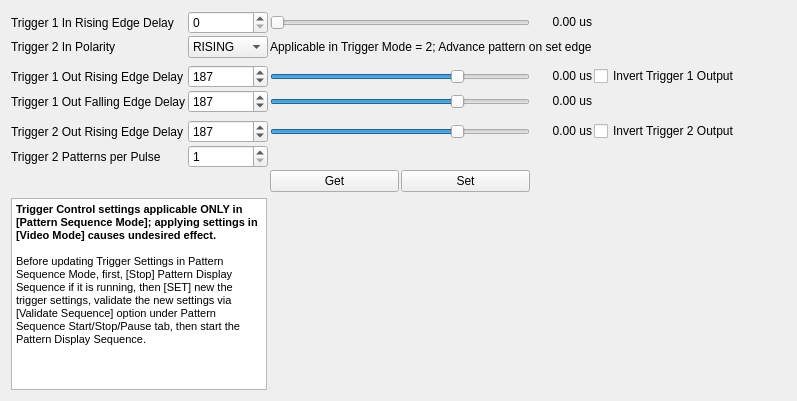
                <widget class="QWidget" name="tab_pat_seq_trig_ctrl">
                 <attribute name="title">
                  <string>Trigger Controls</string>
                 </attribute>
                 <layout class="QFormLayout" name="formLayout_15">
                  <property name="fieldGrowthPolicy">
                   <enum>QFormLayout::AllNonFixedFieldsGrow</enum>
                  </property>
                  <item row="0" column="0">
                   <layout class="QGridLayout" name="gridLayout_21">
                    <property name="spacing">
                     <number>2</number>
                    </property>
                    <item row="4" column="2">
                     <widget class="QSlider" name="horizontalSlider_Trig1OutFDly">
                      <property name="maximum">
                       <number>255</number>
                      </property>
                      <property name="value">
                       <number>187</number>
                      </property>
                      <property name="orientation">
                       <enum>Qt::Horizontal</enum>
                      </property>
                     </widget>
                    </item>
                    <item row="4" column="0">
                     <widget class="QLabel" name="label_TrigOut1FDly">
                      <property name="palette">
                       <palette>
                        <active>
                         <colorrole role="Button">
                          <brush brushstyle="SolidPattern">
                           <color alpha="255">
                            <red>255</red>
                            <green>0</green>
                            <blue>0</blue>
                           </color>
                          </brush>
                         </colorrole>
                         <colorrole role="Base">
                          <brush brushstyle="SolidPattern">
                           <color alpha="255">
                            <red>255</red>
                            <green>255</green>
                            <blue>255</blue>
                           </color>
                          </brush>
                         </colorrole>
                         <colorrole role="Window">
                          <brush brushstyle="SolidPattern">
                           <color alpha="255">
                            <red>255</red>
                            <green>0</green>
                            <blue>0</blue>
                           </color>
                          </brush>
                         </colorrole>
                        </active>
                        <inactive>
                         <colorrole role="Button">
                          <brush brushstyle="SolidPattern">
                           <color alpha="255">
                            <red>236</red>
                            <green>233</green>
                            <blue>216</blue>
                           </color>
                          </brush>
                         </colorrole>
                         <colorrole role="Base">
                          <brush brushstyle="SolidPattern">
                           <color alpha="255">
                            <red>255</red>
                            <green>255</green>
                            <blue>255</blue>
                           </color>
                          </brush>
                         </colorrole>
                         <colorrole role="Window">
                          <brush brushstyle="SolidPattern">
                           <color alpha="255">
                            <red>255</red>
                            <green>0</green>
                            <blue>0</blue>
                           </color>
                          </brush>
                         </colorrole>
                        </inactive>
                        <disabled>
                         <colorrole role="Button">
                          <brush brushstyle="SolidPattern">
                           <color alpha="255">
                            <red>236</red>
                            <green>233</green>
                            <blue>216</blue>
                           </color>
                          </brush>
                         </colorrole>
                         <colorrole role="Base">
                          <brush brushstyle="SolidPattern">
                           <color alpha="255">
                            <red>255</red>
                            <green>0</green>
                            <blue>0</blue>
                           </color>
                          </brush>
                         </colorrole>
                         <colorrole role="Window">
                          <brush brushstyle="SolidPattern">
                           <color alpha="255">
                            <red>255</red>
                            <green>0</green>
                            <blue>0</blue>
                           </color>
                          </brush>
                         </colorrole>
                        </disabled>
                       </palette>
                      </property>
                      <property name="text">
                       <string>Trigger 1 Out Falling Edge Delay</string>
                      </property>
                     </widget>
                    </item>
                    <item row="4" column="3" alignment="Qt::AlignRight">
                     <widget class="QLabel" name="label_Trig1OutFDlyVal">
                      <property name="minimumSize">
                       <size>
                        <width>60</width>
                        <height>0</height>
                       </size>
                      </property>
                      <property name="text">
                       <string>&lt;html&gt;&lt;head/&gt;&lt;body&gt;&lt;p&gt;0.00 us&lt;/p&gt;&lt;/body&gt;&lt;/html&gt;</string>
                      </property>
                      <property name="alignment">
                       <set>Qt::AlignRight|Qt::AlignTrailing|Qt::AlignVCenter</set>
                      </property>
                     </widget>
                    </item>
                    <item row="6" column="3" alignment="Qt::AlignRight">
                     <widget class="QLabel" name="label_Trig2OutRDlyVal">
                      <property name="minimumSize">
                       <size>
                        <width>60</width>
                        <height>0</height>
                       </size>
                      </property>
                      <property name="text">
                       <string>&lt;html&gt;&lt;head/&gt;&lt;body&gt;&lt;p&gt;0.00 us&lt;/p&gt;&lt;/body&gt;&lt;/html&gt;</string>
                      </property>
                      <property name="alignment">
                       <set>Qt::AlignRight|Qt::AlignTrailing|Qt::AlignVCenter</set>
                      </property>
                     </widget>
                    </item>
                    <item row="6" column="4">
                     <widget class="QCheckBox" name="checkBox_InvertTrig2Out">
                      <property name="text">
                       <string>Invert Trigger 2 Output</string>
                      </property>
                     </widget>
                    </item>
                    <item row="7" column="0">
                     <widget class="QLabel" name="label_TrigOut2PulsePerNumPat">
                      <property name="text">
                       <string>Trigger 2 Patterns per Pulse</string>
                      </property>
                     </widget>
                    </item>
                    <item row="8" column="2">
                     <layout class="QHBoxLayout" name="horizontalLayout_5">
                      <item>
                       <widget class="QPushButton" name="pushButton_GetTrigConfig">
                        <property name="text">
                         <string>Get</string>
                        </property>
                       </widget>
                      </item>
                      <item>
                       <widget class="QPushButton" name="pushButton_SetTrigConfig">
                        <property name="text">
                         <string>Set</string>
                        </property>
                       </widget>
                      </item>
                     </layout>
                    </item>
                    <item row="7" column="1">
                     <widget class="QSpinBox" name="spinBox_TrigOut2PulsePerNumPat">
                      <property name="minimum">
                       <number>1</number>
                      </property>
                      <property name="maximum">
                       <number>128</number>
                      </property>
                     </widget>
                    </item>
                    <item row="6" column="0">
                     <widget class="QLabel" name="label_TrigOut2RDly">
                      <property name="palette">
                       <palette>
                        <active>
                         <colorrole role="Button">
                          <brush brushstyle="SolidPattern">
                           <color alpha="255">
                            <red>255</red>
                            <green>0</green>
                            <blue>0</blue>
                           </color>
                          </brush>
                         </colorrole>
                         <colorrole role="Base">
                          <brush brushstyle="SolidPattern">
                           <color alpha="255">
                            <red>255</red>
                            <green>255</green>
                            <blue>255</blue>
                           </color>
                          </brush>
                         </colorrole>
                         <colorrole role="Window">
                          <brush brushstyle="SolidPattern">
                           <color alpha="255">
                            <red>255</red>
                            <green>0</green>
                            <blue>0</blue>
                           </color>
                          </brush>
                         </colorrole>
                        </active>
                        <inactive>
                         <colorrole role="Button">
                          <brush brushstyle="SolidPattern">
                           <color alpha="255">
                            <red>236</red>
                            <green>233</green>
                            <blue>216</blue>
                           </color>
                          </brush>
                         </colorrole>
                         <colorrole role="Base">
                          <brush brushstyle="SolidPattern">
                           <color alpha="255">
                            <red>255</red>
                            <green>255</green>
                            <blue>255</blue>
                           </color>
                          </brush>
                         </colorrole>
                         <colorrole role="Window">
                          <brush brushstyle="SolidPattern">
                           <color alpha="255">
                            <red>255</red>
                            <green>0</green>
                            <blue>0</blue>
                           </color>
                          </brush>
                         </colorrole>
                        </inactive>
                        <disabled>
                         <colorrole role="Button">
                          <brush brushstyle="SolidPattern">
                           <color alpha="255">
                            <red>236</red>
                            <green>233</green>
                            <blue>216</blue>
                           </color>
                          </brush>
                         </colorrole>
                         <colorrole role="Base">
                          <brush brushstyle="SolidPattern">
                           <color alpha="255">
                            <red>255</red>
                            <green>0</green>
                            <blue>0</blue>
                           </color>
                          </brush>
                         </colorrole>
                         <colorrole role="Window">
                          <brush brushstyle="SolidPattern">
                           <color alpha="255">
                            <red>255</red>
                            <green>0</green>
                            <blue>0</blue>
                           </color>
                          </brush>
                         </colorrole>
                        </disabled>
                       </palette>
                      </property>
                      <property name="text">
                       <string>Trigger 2 Out Rising Edge Delay</string>
                      </property>
                     </widget>
                    </item>
                    <item row="4" column="1">
                     <widget class="QSpinBox" name="spinBox_Trig1OutFDly">
                      <property name="maximum">
                       <number>213</number>
                      </property>
                      <property name="value">
                       <number>187</number>
                      </property>
                     </widget>
                    </item>
                    <item row="5" column="0">
                     <spacer name="verticalSpacer_26">
                      <property name="orientation">
                       <enum>Qt::Vertical</enum>
                      </property>
                      <property name="sizeType">
                       <enum>QSizePolicy::Minimum</enum>
                      </property>
                      <property name="sizeHint" stdset="0">
                       <size>
                        <width>20</width>
                        <height>5</height>
                       </size>
                      </property>
                     </spacer>
                    </item>
                    <item row="6" column="1">
                     <widget class="QSpinBox" name="spinBox_Trig2OutRDly">
                      <property name="maximum">
                       <number>255</number>
                      </property>
                      <property name="value">
                       <number>187</number>
                      </property>
                     </widget>
                    </item>
                    <item row="6" column="2">
                     <widget class="QSlider" name="horizontalSlider_Trig2OutRDly">
                      <property name="maximum">
                       <number>255</number>
                      </property>
                      <property name="value">
                       <number>187</number>
                      </property>
                      <property name="orientation">
                       <enum>Qt::Horizontal</enum>
                      </property>
                     </widget>
                    </item>
                    <item row="3" column="1">
                     <widget class="QSpinBox" name="spinBox_Trig1OutRDly">
                      <property name="maximum">
                       <number>213</number>
                      </property>
                      <property name="value">
                       <number>187</number>
                      </property>
                     </widget>
                    </item>
                    <item row="0" column="0">
                     <widget class="QLabel" name="label_TrigIn1">
                      <property name="palette">
                       <palette>
                        <active>
                         <colorrole role="Button">
                          <brush brushstyle="SolidPattern">
                           <color alpha="255">
                            <red>255</red>
                            <green>0</green>
                            <blue>0</blue>
                           </color>
                          </brush>
                         </colorrole>
                         <colorrole role="Base">
                          <brush brushstyle="SolidPattern">
                           <color alpha="255">
                            <red>255</red>
                            <green>255</green>
                            <blue>255</blue>
                           </color>
                          </brush>
                         </colorrole>
                         <colorrole role="Window">
                          <brush brushstyle="SolidPattern">
                           <color alpha="255">
                            <red>255</red>
                            <green>0</green>
                            <blue>0</blue>
                           </color>
                          </brush>
                         </colorrole>
                        </active>
                        <inactive>
                         <colorrole role="Button">
                          <brush brushstyle="SolidPattern">
                           <color alpha="255">
                            <red>236</red>
                            <green>233</green>
                            <blue>216</blue>
                           </color>
                          </brush>
                         </colorrole>
                         <colorrole role="Base">
                          <brush brushstyle="SolidPattern">
                           <color alpha="255">
                            <red>255</red>
                            <green>255</green>
                            <blue>255</blue>
                           </color>
                          </brush>
                         </colorrole>
                         <colorrole role="Window">
                          <brush brushstyle="SolidPattern">
                           <color alpha="255">
                            <red>255</red>
                            <green>0</green>
                            <blue>0</blue>
                           </color>
                          </brush>
                         </colorrole>
                        </inactive>
                        <disabled>
                         <colorrole role="Button">
                          <brush brushstyle="SolidPattern">
                           <color alpha="255">
                            <red>236</red>
                            <green>233</green>
                            <blue>216</blue>
                           </color>
                          </brush>
                         </colorrole>
                         <colorrole role="Base">
                          <brush brushstyle="SolidPattern">
                           <color alpha="255">
                            <red>255</red>
                            <green>0</green>
                            <blue>0</blue>
                           </color>
                          </brush>
                         </colorrole>
                         <colorrole role="Window">
                          <brush brushstyle="SolidPattern">
                           <color alpha="255">
                            <red>255</red>
                            <green>0</green>
                            <blue>0</blue>
                           </color>
                          </brush>
                         </colorrole>
                        </disabled>
                       </palette>
                      </property>
                      <property name="text">
                       <string>Trigger 1 In Rising Edge Delay</string>
                      </property>
                     </widget>
                    </item>
                    <item row="3" column="0">
                     <widget class="QLabel" name="label_TrigOut1RDly">
                      <property name="palette">
                       <palette>
                        <active>
                         <colorrole role="Button">
                          <brush brushstyle="SolidPattern">
                           <color alpha="255">
                            <red>255</red>
                            <green>0</green>
                            <blue>0</blue>
                           </color>
                          </brush>
                         </colorrole>
                         <colorrole role="Base">
                          <brush brushstyle="SolidPattern">
                           <color alpha="255">
                            <red>255</red>
                            <green>255</green>
                            <blue>255</blue>
                           </color>
                          </brush>
                         </colorrole>
                         <colorrole role="Window">
                          <brush brushstyle="SolidPattern">
                           <color alpha="255">
                            <red>255</red>
                            <green>0</green>
                            <blue>0</blue>
                           </color>
                          </brush>
                         </colorrole>
                        </active>
                        <inactive>
                         <colorrole role="Button">
                          <brush brushstyle="SolidPattern">
                           <color alpha="255">
                            <red>236</red>
                            <green>233</green>
                            <blue>216</blue>
                           </color>
                          </brush>
                         </colorrole>
                         <colorrole role="Base">
                          <brush brushstyle="SolidPattern">
                           <color alpha="255">
                            <red>255</red>
                            <green>255</green>
                            <blue>255</blue>
                           </color>
                          </brush>
                         </colorrole>
                         <colorrole role="Window">
                          <brush brushstyle="SolidPattern">
                           <color alpha="255">
                            <red>255</red>
                            <green>0</green>
                            <blue>0</blue>
                           </color>
                          </brush>
                         </colorrole>
                        </inactive>
                        <disabled>
                         <colorrole role="Button">
                          <brush brushstyle="SolidPattern">
                           <color alpha="255">
                            <red>236</red>
                            <green>233</green>
                            <blue>216</blue>
                           </color>
                          </brush>
                         </colorrole>
                         <colorrole role="Base">
                          <brush brushstyle="SolidPattern">
                           <color alpha="255">
                            <red>255</red>
                            <green>0</green>
                            <blue>0</blue>
                           </color>
                          </brush>
                         </colorrole>
                         <colorrole role="Window">
                          <brush brushstyle="SolidPattern">
                           <color alpha="255">
                            <red>255</red>
                            <green>0</green>
                            <blue>0</blue>
                           </color>
                          </brush>
                         </colorrole>
                        </disabled>
                       </palette>
                      </property>
                      <property name="text">
                       <string>Trigger 1 Out Rising Edge Delay</string>
                      </property>
                     </widget>
                    </item>
                    <item row="1" column="0">
                     <widget class="QLabel" name="label_TrigIn2Pol">
                      <property name="text">
                       <string>Trigger 2 In Polarity</string>
                      </property>
                     </widget>
                    </item>
                    <item row="0" column="3" alignment="Qt::AlignRight">
                     <widget class="QLabel" name="label_TrigIn1Value">
                      <property name="minimumSize">
                       <size>
                        <width>60</width>
                        <height>0</height>
                       </size>
                      </property>
                      <property name="layoutDirection">
                       <enum>Qt::LeftToRight</enum>
                      </property>
                      <property name="text">
                       <string>&lt;html&gt;&lt;head/&gt;&lt;body&gt;&lt;p&gt;0.00 us&lt;/p&gt;&lt;/body&gt;&lt;/html&gt;</string>
                      </property>
                      <property name="alignment">
                       <set>Qt::AlignRight|Qt::AlignTrailing|Qt::AlignVCenter</set>
                      </property>
                     </widget>
                    </item>
                    <item row="3" column="4">
                     <widget class="QCheckBox" name="checkBox_InvertTrig1Out">
                      <property name="text">
                       <string>Invert Trigger 1 Output</string>
                      </property>
                     </widget>
                    </item>
                    <item row="3" column="3" alignment="Qt::AlignRight">
                     <widget class="QLabel" name="label_Trig1OutRDlyVal">
                      <property name="minimumSize">
                       <size>
                        <width>60</width>
                        <height>0</height>
                       </size>
                      </property>
                      <property name="text">
                       <string>&lt;html&gt;&lt;head/&gt;&lt;body&gt;&lt;p&gt;0.00 us&lt;/p&gt;&lt;/body&gt;&lt;/html&gt;</string>
                      </property>
                      <property name="alignment">
                       <set>Qt::AlignRight|Qt::AlignTrailing|Qt::AlignVCenter</set>
                      </property>
                     </widget>
                    </item>
                    <item row="1" column="1">
                     <widget class="QComboBox" name="comboBox_TrigIn2Pol">
                      <item>
                       <property name="text">
                        <string>RISING</string>
                       </property>
                      </item>
                      <item>
                       <property name="text">
                        <string>FALLING</string>
                       </property>
                      </item>
                     </widget>
                    </item>
                    <item row="0" column="2">
                     <widget class="QSlider" name="horizontalSlider_TrigIn1">
                      <property name="minimumSize">
                       <size>
                        <width>250</width>
                        <height>0</height>
                       </size>
                      </property>
                      <property name="maximum">
                       <number>262143</number>
                      </property>
                      <property name="value">
                       <number>0</number>
                      </property>
                      <property name="orientation">
                       <enum>Qt::Horizontal</enum>
                      </property>
                     </widget>
                    </item>
                    <item row="0" column="1">
                     <widget class="QSpinBox" name="spinBox_TrigIn1">
                      <property name="maximum">
                       <number>262143</number>
                      </property>
                      <property name="value">
                       <number>0</number>
                      </property>
                     </widget>
                    </item>
                    <item row="1" column="2" colspan="2">
                     <widget class="QLabel" name="label_TrigIn2PolDesc">
                      <property name="text">
                       <string>Applicable in Trigger Mode = 2; Advance pattern on set edge</string>
                      </property>
                     </widget>
                    </item>
                    <item row="2" column="0">
                     <spacer name="verticalSpacer_25">
                      <property name="orientation">
                       <enum>Qt::Vertical</enum>
                      </property>
                      <property name="sizeType">
                       <enum>QSizePolicy::Minimum</enum>
                      </property>
                      <property name="sizeHint" stdset="0">
                       <size>
                        <width>20</width>
                        <height>5</height>
                       </size>
                      </property>
                     </spacer>
                    </item>
                    <item row="3" column="2">
                     <widget class="QSlider" name="horizontalSlider_Trig1OutRDly">
                      <property name="maximum">
                       <number>255</number>
                      </property>
                      <property name="value">
                       <number>187</number>
                      </property>
                      <property name="orientation">
                       <enum>Qt::Horizontal</enum>
                      </property>
                     </widget>
                    </item>
                   </layout>
                  </item>
                  <item row="0" column="1">
                   <spacer name="horizontalSpacer_15">
                    <property name="orientation">
                     <enum>Qt::Horizontal</enum>
                    </property>
                    <property name="sizeHint" stdset="0">
                     <size>
                      <width>40</width>
                      <height>20</height>
                     </size>
                    </property>
                   </spacer>
                  </item>
                  <item row="1" column="0">
                   <widget class="QTextEdit" name="textEdit_TriggerCtrlNote">
                    <property name="readOnly">
                     <bool>true</bool>
                    </property>
                    <property name="html">
                     <string>&lt;!DOCTYPE HTML PUBLIC &quot;-//W3C//DTD HTML 4.0//EN&quot; &quot;http://www.w3.org/TR/REC-html40/strict.dtd&quot;&gt;
&lt;html&gt;&lt;head&gt;&lt;meta name=&quot;qrichtext&quot; content=&quot;1&quot; /&gt;&lt;style type=&quot;text/css&quot;&gt;
p, li { white-space: pre-wrap; }
&lt;/style&gt;&lt;/head&gt;&lt;body style=&quot; font-family:'MS Shell Dlg 2'; font-size:8pt; font-weight:400; font-style:normal;&quot;&gt;
&lt;p style=&quot; margin-top:0px; margin-bottom:0px; margin-left:0px; margin-right:0px; -qt-block-indent:0; text-indent:0px;&quot;&gt;&lt;span style=&quot; font-family:'MS Shell Dlg 2'; font-size:8.25pt; font-weight:600;&quot;&gt;Trigger Control settings applicable ONLY in [Pattern Sequence Mode]; applying settings in [Video Mode] causes undesired effect.&lt;/span&gt;&lt;span style=&quot; font-family:'MS Shell Dlg 2'; font-size:8.25pt;&quot;&gt; &lt;/span&gt;&lt;/p&gt;
&lt;p style=&quot;-qt-paragraph-type:empty; margin-top:0px; margin-bottom:0px; margin-left:0px; margin-right:0px; -qt-block-indent:0; text-indent:0px; font-family:'MS Shell Dlg 2'; font-size:8.25pt;&quot;&gt;&lt;br /&gt;&lt;/p&gt;
&lt;p style=&quot; margin-top:0px; margin-bottom:0px; margin-left:0px; margin-right:0px; -qt-block-indent:0; text-indent:0px;&quot;&gt;&lt;span style=&quot; font-family:'MS Shell Dlg 2'; font-size:8.25pt;&quot;&gt;Before updating Trigger Settings in Pattern Sequence Mode, first, [Stop] Pattern Display Sequence if it is running, then [SET] new the trigger settings, validate the new settings via [Validate Sequence] option under Pattern Sequence Start/Stop/Pause tab, then start the Pattern Display Sequence.&lt;/span&gt;&lt;/p&gt;&lt;/body&gt;&lt;/html&gt;</string>
                    </property>
                    <property name="textInteractionFlags">
                     <set>Qt::NoTextInteraction</set>
                    </property>
                   </widget>
                  </item>
                 </layout>
                </widget>
